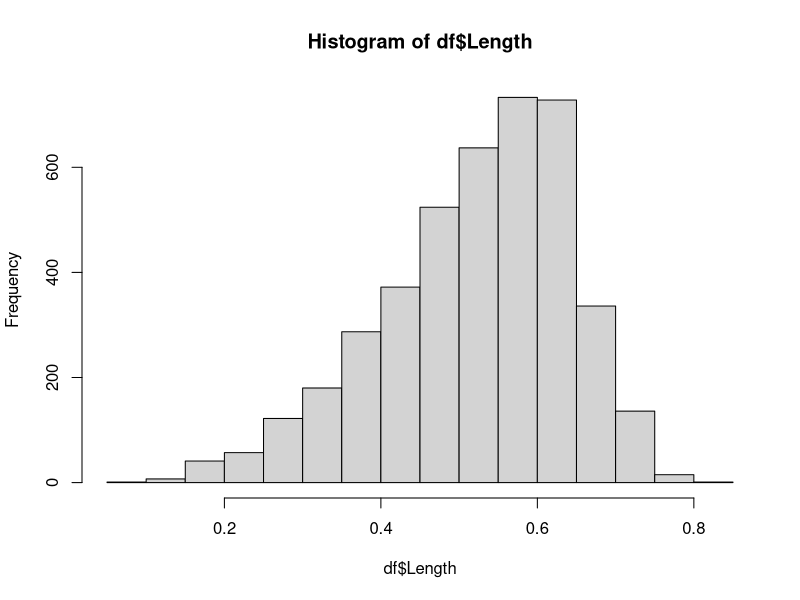
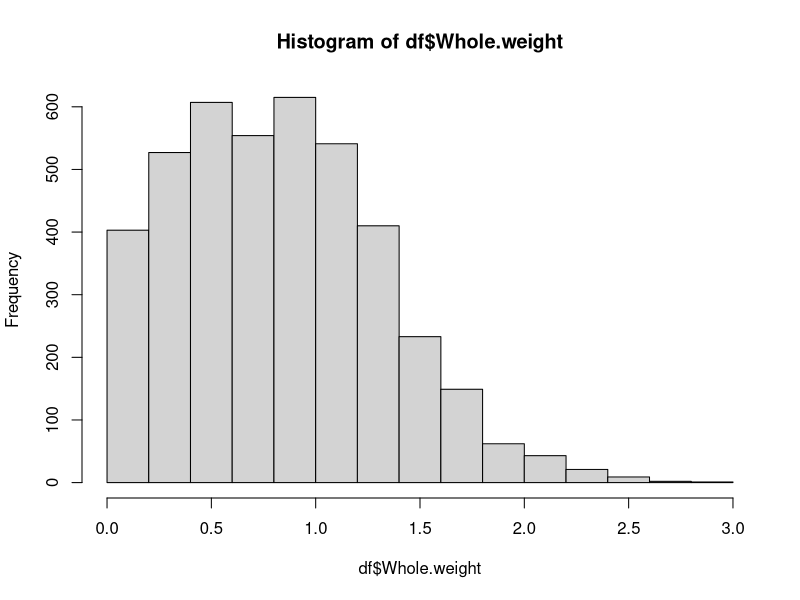
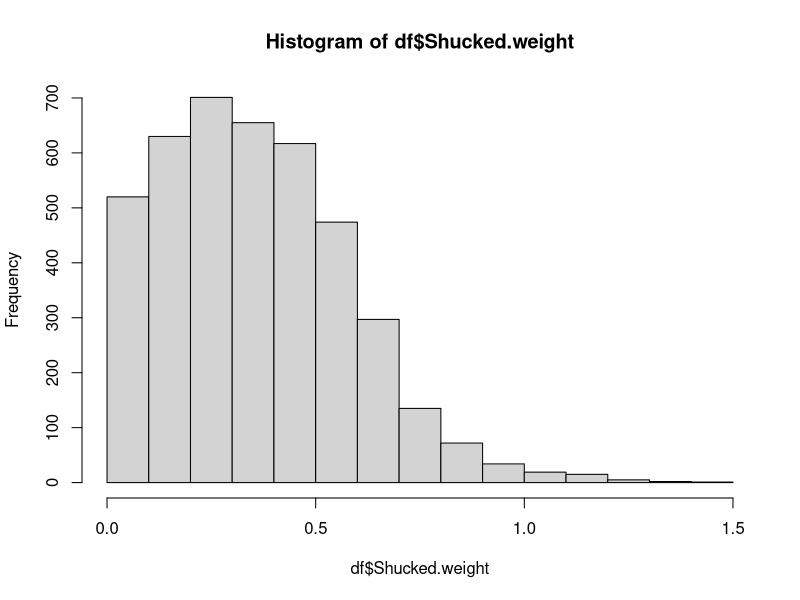

These figures' R source, in order: (Note: this script raises an error after producing the figures.)
# Welcome!
# An introduction to R
# Eilif Mikkelsen 2017 - MIT Liscense
# Data Sets used throughout these files
# https://archive.ics.uci.edu/ml/datasets/Concrete+Compressive+Strength
# https://archive.ics.uci.edu/ml/datasets/Wine+Quality
# https://archive.ics.uci.edu/ml/datasets/abalone

#########################################################
# Uncomment the following to install packages
# do not be alarmed if R restarts a couple times. 
# 

#########################################################

# In R, a function is something you can write that, when given the correct inputs
# provides a specific output to the user. If there is ever a function you don't know
# simply type ?<function name> to bring up the R help. You of course can also Google it!
?read.csv

# Load the abalone data from file
df = read.csv("datasets/abalone.csv", header = TRUE)

# Quick introduction to data.frames
# Examine the first several rows of data
head(df)

## Frequency Distributions
# Use the table function
sex.freq = table(df$Sex)

# Print it out
sex.freq

## Histogram
hist(df$Length)

hist(df$Whole.weight)

## Measures of Location
# Mean, Median, Mode, Percentiles, Quartiles
# Mean
hist(df$Shucked.weight)
mean(df$Shucked.weight)

# Median
median(df$Shucked.weight)

# A special function is required to get the mode
# don't worry about how this works for now
# Create a function to compute mode
compute_mode <- function(v) {
  uniq <- unique(v)
  uniq[which.max(tabulate(match(v, uniq)))]
}

compute_mode(df$Shucked.weight)

# Getting quartiles, mean, median, and max with the summary() function
summary(df$Shucked.weight)

## Measures of Variability
# Range
# If a dataset has missing values, we have to tell the functions to omit them from
# computation using na.rm=TRUE. There are no missing data points in these examples
# however I have included the usage as an example. 
range(df$Shucked.weight, na.rm=TRUE)

# Interquartile range
IQR(df$Shucked.weight, na.rm=TRUE)

# Variance
var(df$Shucked.weight, na.rm=TRUE)

# Standard Deviation
sd(df$Shucked.weight, na.rm=TRUE)

# Coefficient of variation
# Standard Deviation/ Mean
sd(df$Shucked.weight, na.rm=TRUE)/mean(df$Shucked.weight, na.rm=TRUE)

## Z Scores
# z = (x - pop_mean) / pop_sd
# Compute the population statistics from the sample
pop_mean = mean(df$Shucked.weight)
pop_sd = sd(df$Shucked.weight)

# Let's access the Shucked.weight value for the first row of the data. 
z = (df$Shucked.weight[1] - pop_mean) / pop_sd

# Covariance
# Covariance between Shucked.weight and Whole.weight
cov(ab$Shucked.weight, ab$Whole.weight)

# Correlation Coefficient
cor(ab$Shucked.weight, ab$Whole.weight)
# We see here that the correlation is nearly 1 indicating that they are 
# very correlated to eachother. This may be an issue later on. 

